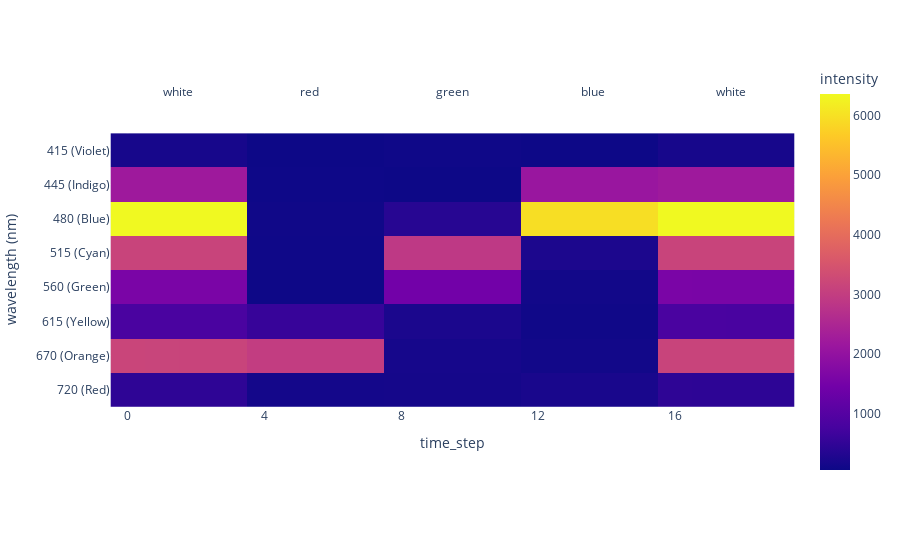

Source (notebook cell):
### Markdown cell above
Note that the colorscale colors don't correspond to the colors of the
individual wavelengths; they just correspond to the intensities. You can see
qualitative differences in the spectra at each of the distinct regions ("white", "red", "green",
"blue", and "white"). Also notice that there's some mismatch between what the
sensor refers to as "red" and the "red" in the LED.

### Code cell
fig.show()

### Figure 1 — Plotly figure (JSON) as saved in the notebook; plotly's stock layout.template omitted (floating-point values rounded to 4 significant figures; data arrays with more than 128 entries replaced by an {"elided": "..."} marker saying what was removed)
{"data": [{"coloraxis": "coloraxis", "hovertemplate": "x: %{x}<br>y: %{y}<br>color: %{z}<extra></extra>", "name": "0", "type": "heatmap", "xaxis": "x", "yaxis": "y", "z": {"elided": "8x20 int values"}}], "layout": {"annotations": [{"showarrow": false, "text": "white", "x": 0.075, "xref": "paper", "y": 0.95, "yref": "paper"}, {"showarrow": false, "text": "red", "x": 0.275, "xref": "paper", "y": 0.95, "yref": "paper"}, {"showarrow": false, "text": "green", "x": 0.5, "xref": "paper", "y": 0.95, "yref": "paper"}, {"showarrow": false, "text": "blue", "x": 0.725, "xref": "paper", "y": 0.95, "yref": "paper"}, {"showarrow": false, "text": "white", "x": 0.93, "xref": "paper", "y": 0.95, "yref": "paper"}], "coloraxis": {"colorbar": {"title": {"text": "intensity"}}, "colorscale": [[0, "#0d0887"], [0.1111, "#46039f"], [0.2222, "#7201a8"], [0.3333, "#9c179e"], [0.4444, "#bd3786"], [0.5556, "#d8576b"], [0.6667, "#ed7953"], [0.7778, "#fb9f3a"], [0.8889, "#fdca26"], [1, "#f0f921"]]}, "margin": {"t": 60}, "xaxis": {"anchor": "y", "constrain": "domain", "domain": [0, 1], "scaleanchor": "y", "tickvals": [0, 4, 8, 12, 16, 20], "title": {"text": "time_step"}}, "yaxis": {"anchor": "x", "autorange": "reversed", "constrain": "domain", "domain": [0, 1], "ticktext": ["415 (Violet)", "445 (Indigo)", "480 (Blue)", "515 (Cyan)", "560 (Green)", "615 (Yellow)", "670 (Orange)", "720 (Red)"], "tickvals": [0, 1, 2, 3, 4, 5, 6, 7], "title": {"text": "wavelength (nm)"}}}}
